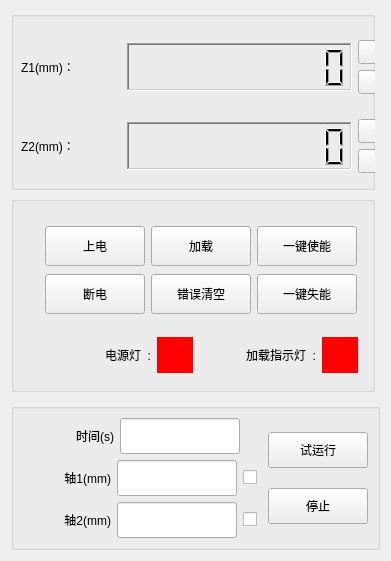
   <widget class="QWidget" name="layoutWidget">
    <property name="geometry">
     <rect>
      <x>10</x>
      <y>12</y>
      <width>391</width>
      <height>561</height>
     </rect>
    </property>
    <layout class="QVBoxLayout" name="verticalLayout_5">
     <item>
      <layout class="QVBoxLayout" name="verticalLayout_6" stretch="10,11">
       <property name="spacing">
        <number>6</number>
       </property>
       <property name="rightMargin">
        <number>5</number>
       </property>
       <property name="bottomMargin">
        <number>5</number>
       </property>
       <item>
        <widget class="QGroupBox" name="groupBox_2">
         <property name="title">
          <string/>
         </property>
         <widget class="QWidget" name="layoutWidget">
          <property name="geometry">
           <rect>
            <x>10</x>
            <y>10</y>
            <width>361</width>
            <height>172</height>
           </rect>
          </property>
          <layout class="QVBoxLayout" name="verticalLayout">
           <item>
            <layout class="QHBoxLayout" name="horizontalLayout_91" stretch="100,1">
             <item>
              <layout class="QHBoxLayout" name="horizontalLayout_3" stretch="1,2">
               <item>
                <widget class="QLabel" name="label_2">
                 <property name="sizePolicy">
                  <sizepolicy hsizetype="Minimum" vsizetype="Minimum">
                   <horstretch>0</horstretch>
                   <verstretch>0</verstretch>
                  </sizepolicy>
                 </property>
                 <property name="minimumSize">
                  <size>
                   <width>100</width>
                   <height>48</height>
                  </size>
                 </property>
                 <property name="maximumSize">
                  <size>
                   <width>100</width>
                   <height>48</height>
                  </size>
                 </property>
                 <property name="text">
                  <string>Z1(mm)：</string>
                 </property>
                 <property name="alignment">
                  <set>Qt::AlignLeading|Qt::AlignLeft|Qt::AlignVCenter</set>
                 </property>
                </widget>
               </item>
               <item>
                <widget class="QLCDNumber" name="lcd_coor_2">
                 <property name="minimumSize">
                  <size>
                   <width>120</width>
                   <height>48</height>
                  </size>
                 </property>
                 <property name="maximumSize">
                  <size>
                   <width>16777215</width>
                   <height>48</height>
                  </size>
                 </property>
                 <property name="focusPolicy">
                  <enum>Qt::NoFocus</enum>
                 </property>
                 <property name="layoutDirection">
                  <enum>Qt::LeftToRight</enum>
                 </property>
                 <property name="frameShape">
                  <enum>QFrame::WinPanel</enum>
                 </property>
                 <property name="frameShadow">
                  <enum>QFrame::Sunken</enum>
                 </property>
                 <property name="digitCount">
                  <number>10</number>
                 </property>
                 <property name="value" stdset="0">
                  <double>0.000000000000000</double>
                 </property>
                </widget>
               </item>
              </layout>
             </item>
             <item>
              <layout class="QVBoxLayout" name="verticalLayout_51">
               <item>
                <widget class="QPushButton" name="btn_AxisEnable_2">
                 <property name="minimumSize">
                  <size>
                   <width>24</width>
                   <height>24</height>
                  </size>
                 </property>
                 <property name="maximumSize">
                  <size>
                   <width>24</width>
                   <height>24</height>
                  </size>
                 </property>
                 <property name="text">
                  <string/>
                 </property>
                 <property name="checkable">
                  <bool>true</bool>
                 </property>
                </widget>
               </item>
               <item>
                <widget class="QPushButton" name="btn_AxisStatus_2">
                 <property name="minimumSize">
                  <size>
                   <width>24</width>
                   <height>24</height>
                  </size>
                 </property>
                 <property name="maximumSize">
                  <size>
                   <width>24</width>
                   <height>24</height>
                  </size>
                 </property>
                 <property name="text">
                  <string/>
                 </property>
                </widget>
               </item>
              </layout>
             </item>
            </layout>
           </item>
           <item>
            <layout class="QHBoxLayout" name="horizontalLayout_92" stretch="100,1">
             <item>
              <layout class="QHBoxLayout" name="horizontalLayout_87">
               <item>
                <widget class="QLabel" name="label_128">
                 <property name="minimumSize">
                  <size>
                   <width>100</width>
                   <height>48</height>
                  </size>
                 </property>
                 <property name="maximumSize">
                  <size>
                   <width>100</width>
                   <height>48</height>
                  </size>
                 </property>
                 <property name="text">
                  <string>Z2(mm)：</string>
                 </property>
                 <property name="alignment">
                  <set>Qt::AlignLeading|Qt::AlignLeft|Qt::AlignVCenter</set>
                 </property>
                </widget>
               </item>
               <item>
                <widget class="QLCDNumber" name="lcd_coor_6">
                 <property name="minimumSize">
                  <size>
                   <width>120</width>
                   <height>48</height>
                  </size>
                 </property>
                 <property name="maximumSize">
                  <size>
                   <width>16777215</width>
                   <height>48</height>
                  </size>
                 </property>
                 <property name="frameShape">
                  <enum>QFrame::WinPanel</enum>
                 </property>
                 <property name="frameShadow">
                  <enum>QFrame::Sunken</enum>
                 </property>
                 <property name="digitCount">
                  <number>10</number>
                 </property>
                 <property name="value" stdset="0">
                  <double>0.000000000000000</double>
                 </property>
                </widget>
               </item>
              </layout>
             </item>
             <item>
              <layout class="QVBoxLayout" name="verticalLayout_52">
               <item>
                <widget class="QPushButton" name="btn_AxisEnable_6">
                 <property name="minimumSize">
                  <size>
                   <width>24</width>
                   <height>24</height>
                  </size>
                 </property>
                 <property name="maximumSize">
                  <size>
                   <width>24</width>
                   <height>24</height>
                  </size>
                 </property>
                 <property name="text">
                  <string/>
                 </property>
                 <property name="checkable">
                  <bool>true</bool>
                 </property>
                </widget>
               </item>
               <item>
                <widget class="QPushButton" name="btn_AxisStatus_6">
                 <property name="minimumSize">
                  <size>
                   <width>24</width>
                   <height>24</height>
                  </size>
                 </property>
                 <property name="maximumSize">
                  <size>
                   <width>24</width>
                   <height>24</height>
                  </size>
                 </property>
                 <property name="text">
                  <string/>
                 </property>
                </widget>
               </item>
              </layout>
             </item>
            </layout>
           </item>
          </layout>
         </widget>
        </widget>
       </item>
       <item>
        <widget class="QGroupBox" name="groupBox_3">
         <property name="title">
          <string/>
         </property>
         <widget class="QPushButton" name="pushButton_power_off">
          <property name="geometry">
           <rect>
            <x>34</x>
            <y>78</y>
            <width>100</width>
            <height>40</height>
           </rect>
          </property>
          <property name="minimumSize">
           <size>
            <width>100</width>
            <height>40</height>
           </size>
          </property>
          <property name="maximumSize">
           <size>
            <width>200</width>
            <height>40</height>
           </size>
          </property>
          <property name="text">
           <string>断电</string>
          </property>
          <property name="checkable">
           <bool>false</bool>
          </property>
         </widget>
         <widget class="QPushButton" name="pushButton_clear_error_all">
          <property name="geometry">
           <rect>
            <x>140</x>
            <y>78</y>
            <width>100</width>
            <height>40</height>
           </rect>
          </property>
          <property name="minimumSize">
           <size>
            <width>100</width>
            <height>40</height>
           </size>
          </property>
          <property name="maximumSize">
           <size>
            <width>200</width>
            <height>40</height>
           </size>
          </property>
          <property name="text">
           <string>错误清空</string>
          </property>
         </widget>
         <widget class="QPushButton" name="pushButton_disable_all">
          <property name="geometry">
           <rect>
            <x>246</x>
            <y>78</y>
            <width>100</width>
            <height>40</height>
           </rect>
          </property>
          <property name="minimumSize">
           <size>
            <width>100</width>
            <height>40</height>
           </size>
          </property>
          <property name="maximumSize">
           <size>
            <width>200</width>
            <height>40</height>
           </size>
          </property>
          <property name="text">
           <string>一键失能</string>
          </property>
          <property name="checkable">
           <bool>false</bool>
          </property>
         </widget>
         <widget class="QPushButton" name="pushButton_load">
          <property name="geometry">
           <rect>
            <x>140</x>
            <y>30</y>
            <width>100</width>
            <height>40</height>
           </rect>
          </property>
          <property name="minimumSize">
           <size>
            <width>100</width>
            <height>40</height>
           </size>
          </property>
          <property name="maximumSize">
           <size>
            <width>200</width>
            <height>40</height>
           </size>
          </property>
          <property name="text">
           <string>加载</string>
          </property>
         </widget>
         <widget class="QPushButton" name="pushButton_enable_all">
          <property name="geometry">
           <rect>
            <x>246</x>
            <y>30</y>
            <width>100</width>
            <height>40</height>
           </rect>
          </property>
          <property name="minimumSize">
           <size>
            <width>100</width>
            <height>40</height>
           </size>
          </property>
          <property name="maximumSize">
           <size>
            <width>200</width>
            <height>40</height>
           </size>
          </property>
          <property name="text">
           <string>一键使能</string>
          </property>
          <property name="checkable">
           <bool>false</bool>
          </property>
         </widget>
         <widget class="QPushButton" name="pushButton_power_on_off">
          <property name="geometry">
           <rect>
            <x>34</x>
            <y>30</y>
            <width>100</width>
            <height>40</height>
           </rect>
          </property>
          <property name="minimumSize">
           <size>
            <width>100</width>
            <height>40</height>
           </size>
          </property>
          <property name="maximumSize">
           <size>
            <width>200</width>
            <height>40</height>
           </size>
          </property>
          <property name="text">
           <string>上电</string>
          </property>
          <property name="checkable">
           <bool>false</bool>
          </property>
         </widget>
         <widget class="QWidget" name="layoutWidget_3">
          <property name="geometry">
           <rect>
            <x>40</x>
            <y>140</y>
            <width>307</width>
            <height>38</height>
           </rect>
          </property>
          <layout class="QHBoxLayout" name="horizontalLayout_142">
           <item>
            <widget class="QLabel" name="label_143">
             <property name="minimumSize">
              <size>
               <width>100</width>
               <height>36</height>
              </size>
             </property>
             <property name="maximumSize">
              <size>
               <width>100</width>
               <height>36</height>
              </size>
             </property>
             <property name="text">
              <string>电源灯  :</string>
             </property>
             <property name="alignment">
              <set>Qt::AlignRight|Qt::AlignTrailing|Qt::AlignVCenter</set>
             </property>
            </widget>
           </item>
           <item>
            <widget class="QLabel" name="label_power_onoff">
             <property name="minimumSize">
              <size>
               <width>36</width>
               <height>36</height>
              </size>
             </property>
             <property name="maximumSize">
              <size>
               <width>36</width>
               <height>36</height>
              </size>
             </property>
             <property name="styleSheet">
              <string notr="true">background-color: rgb(255, 0, 0);</string>
             </property>
             <property name="text">
              <string/>
             </property>
            </widget>
           </item>
           <item>
            <widget class="QLabel" name="label_196">
             <property name="minimumSize">
              <size>
               <width>0</width>
               <height>36</height>
              </size>
             </property>
             <property name="maximumSize">
              <size>
               <width>16777215</width>
               <height>36</height>
              </size>
             </property>
             <property name="text">
              <string/>
             </property>
            </widget>
           </item>
           <item>
            <widget class="QLabel" name="label_197">
             <property name="minimumSize">
              <size>
               <width>100</width>
               <height>36</height>
              </size>
             </property>
             <property name="maximumSize">
              <size>
               <width>100</width>
               <height>36</height>
              </size>
             </property>
             <property name="text">
              <string>加载指示灯  :</string>
             </property>
             <property name="alignment">
              <set>Qt::AlignRight|Qt::AlignTrailing|Qt::AlignVCenter</set>
             </property>
            </widget>
           </item>
           <item>
            <widget class="QLabel" name="label_load">
             <property name="minimumSize">
              <size>
               <width>36</width>
               <height>36</height>
              </size>
             </property>
             <property name="maximumSize">
              <size>
               <width>36</width>
               <height>36</height>
              </size>
             </property>
             <property name="styleSheet">
              <string notr="true">background-color: rgb(255, 0, 0);</string>
             </property>
             <property name="text">
              <string/>
             </property>
            </widget>
           </item>
          </layout>
         </widget>
        </widget>
       </item>
      </layout>
     </item>
     <item>
      <widget class="QGroupBox" name="groupBox_5">
       <property name="title">
        <string/>
       </property>
       <layout class="QGridLayout" name="gridLayout_3">
        <item row="0" column="0">
         <layout class="QHBoxLayout" name="horizontalLayout_116" stretch="1,100">
          <item>
           <layout class="QVBoxLayout" name="verticalLayout_64">
            <item>
             <layout class="QHBoxLayout" name="horizontalLayout_11">
              <item>
               <widget class="QLabel" name="label_198">
                <property name="minimumSize">
                 <size>
                  <width>88</width>
                  <height>36</height>
                 </size>
                </property>
                <property name="maximumSize">
                 <size>
                  <width>16777215</width>
                  <height>36</height>
                 </size>
                </property>
                <property name="text">
                 <string>时间(s)</string>
                </property>
                <property name="alignment">
                 <set>Qt::AlignRight|Qt::AlignTrailing|Qt::AlignVCenter</set>
                </property>
               </widget>
              </item>
              <item>
               <widget class="QLineEdit" name="lineEdit_axis_allmove_time">
                <property name="sizePolicy">
                 <sizepolicy hsizetype="Preferred" vsizetype="Fixed">
                  <horstretch>0</horstretch>
                  <verstretch>0</verstretch>
                 </sizepolicy>
                </property>
                <property name="minimumSize">
                 <size>
                  <width>120</width>
                  <height>36</height>
                 </size>
                </property>
                <property name="maximumSize">
                 <size>
                  <width>120</width>
                  <height>36</height>
                 </size>
                </property>
               </widget>
              </item>
              <item>
               <widget class="QLabel" name="label_206">
                <property name="minimumSize">
                 <size>
                  <width>16</width>
                  <height>16</height>
                 </size>
                </property>
                <property name="maximumSize">
                 <size>
                  <width>16</width>
                  <height>16</height>
                 </size>
                </property>
                <property name="text">
                 <string/>
                </property>
               </widget>
              </item>
             </layout>
            </item>
            <item>
             <layout class="QHBoxLayout" name="horizontalLayout_12">
              <item>
               <widget class="QLabel" name="label_176">
                <property name="minimumSize">
                 <size>
                  <width>88</width>
                  <height>36</height>
                 </size>
                </property>
                <property name="maximumSize">
                 <size>
                  <width>16777215</width>
                  <height>36</height>
                 </size>
                </property>
                <property name="text">
                 <string>轴1(mm)</string>
                </property>
                <property name="alignment">
                 <set>Qt::AlignRight|Qt::AlignTrailing|Qt::AlignVCenter</set>
                </property>
               </widget>
              </item>
              <item>
               <widget class="QLineEdit" name="lineEdit_axis_move_distance_1">
                <property name="sizePolicy">
                 <sizepolicy hsizetype="Preferred" vsizetype="Fixed">
                  <horstretch>0</horstretch>
                  <verstretch>0</verstretch>
                 </sizepolicy>
                </property>
                <property name="minimumSize">
                 <size>
                  <width>120</width>
                  <height>36</height>
                 </size>
                </property>
                <property name="maximumSize">
                 <size>
                  <width>120</width>
                  <height>36</height>
                 </size>
                </property>
               </widget>
              </item>
              <item>
               <widget class="QCheckBox" name="checkBox_axis_move_distance_1">
                <property name="text">
                 <string/>
                </property>
               </widget>
              </item>
             </layout>
            </item>
            <item>
             <layout class="QHBoxLayout" name="horizontalLayout_19">
              <item>
               <widget class="QLabel" name="label_181">
                <property name="minimumSize">
                 <size>
                  <width>88</width>
                  <height>36</height>
                 </size>
                </property>
                <property name="maximumSize">
                 <size>
                  <width>16777215</width>
                  <height>36</height>
                 </size>
                </property>
                <property name="text">
                 <string>轴2(mm)</string>
                </property>
                <property name="alignment">
                 <set>Qt::AlignRight|Qt::AlignTrailing|Qt::AlignVCenter</set>
                </property>
               </widget>
              </item>
              <item>
               <widget class="QLineEdit" name="lineEdit_axis_move_distance_2">
                <property name="sizePolicy">
                 <sizepolicy hsizetype="Preferred" vsizetype="Fixed">
                  <horstretch>0</horstretch>
                  <verstretch>0</verstretch>
                 </sizepolicy>
                </property>
                <property name="minimumSize">
                 <size>
                  <width>120</width>
                  <height>36</height>
                 </size>
                </property>
                <property name="maximumSize">
                 <size>
                  <width>120</width>
                  <height>36</height>
                 </size>
                </property>
               </widget>
              </item>
              <item>
               <widget class="QCheckBox" name="checkBox_axis_move_distance_2">
                <property name="text">
                 <string/>
                </property>
               </widget>
              </item>
             </layout>
            </item>
           </layout>
          </item>
          <item>
           <layout class="QVBoxLayout" name="verticalLayout_65">
            <item>
             <widget class="QPushButton" name="pushButton_allaxis_move">
              <property name="minimumSize">
               <size>
                <width>100</width>
                <height>36</height>
               </size>
              </property>
              <property name="maximumSize">
               <size>
                <width>100</width>
                <height>36</height>
               </size>
              </property>
              <property name="text">
               <string>试运行</string>
              </property>
             </widget>
            </item>
            <item>
             <widget class="QPushButton" name="pushButton_allaxis_stop">
              <property name="minimumSize">
               <size>
                <width>100</width>
                <height>36</height>
               </size>
              </property>
              <property name="maximumSize">
               <size>
                <width>100</width>
                <height>36</height>
               </size>
              </property>
              <property name="text">
               <string>停止</string>
              </property>
             </widget>
            </item>
           </layout>
          </item>
         </layout>
        </item>
       </layout>
      </widget>
     </item>
    </layout>
   </widget>
